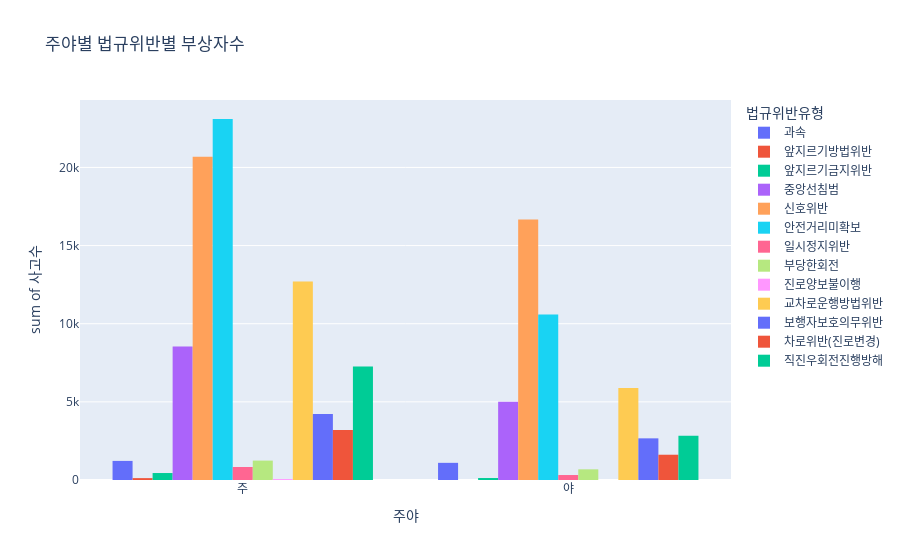

This figure's notebook cell:
### Code cell
px.histogram(df2_in, x='주야', y='사고수', color='법규위반유형', barmode="group",
            title='주야별 법규위반별 부상자수')

### Figure 1 — Plotly figure (JSON) as saved in the notebook; plotly's stock layout.template omitted (floating-point values rounded to 4 significant figures)
{"data": [{"alignmentgroup": "True", "bingroup": "x", "histfunc": "sum", "hovertemplate": "법규위반유형=과속<br>주야=%{x}<br>sum of 사고수=%{y}<extra></extra>", "legendgroup": "과속", "marker": {"color": "#636efa", "pattern": {"shape": ""}}, "name": "과속", "offsetgroup": "과속", "orientation": "v", "showlegend": true, "type": "histogram", "x": ["주", "주", "주", "주", "주", "주", "주", "주", "주", "주", "주", "주", "야", "야", "야", "야", "야", "야", "야", "야", "야", "야", "야", "야"], "xaxis": "x", "y": [88, 110, 103, 111, 109, 69, 152, 114, 120, 76, 87, 83, 65, 78, 71, 149, 106, 99, 118, 106, 73, 87, 93, 53], "yaxis": "y"}, {"alignmentgroup": "True", "bingroup": "x", "histfunc": "sum", "hovertemplate": "법규위반유형=앞지르기방법위반<br>주야=%{x}<br>sum of 사고수=%{y}<extra></extra>", "legendgroup": "앞지르기방법위반", "marker": {"color": "#EF553B", "pattern": {"shape": ""}}, "name": "앞지르기방법위반", "offsetgroup": "앞지르기방법위반", "orientation": "v", "showlegend": true, "type": "histogram", "x": ["주", "주", "주", "주", "주", "주", "주", "주", "주", "주", "주", "주"], "xaxis": "x", "y": [7, 16, 8, 13, 8, 16, 12, 8, 9, 8, 3, 12], "yaxis": "y"}, {"alignmentgroup": "True", "bingroup": "x", "histfunc": "sum", "hovertemplate": "법규위반유형=앞지르기금지위반<br>주야=%{x}<br>sum of 사고수=%{y}<extra></extra>", "legendgroup": "앞지르기금지위반", "marker": {"color": "#00cc96", "pattern": {"shape": ""}}, "name": "앞지르기금지위반", "offsetgroup": "앞지르기금지위반", "orientation": "v", "showlegend": true, "type": "histogram", "x": ["주", "주", "주", "주", "주", "주", "주", "주", "주", "주", "주", "주", "야", "야", "야", "야", "야", "야", "야", "야", "야", "야", "야", "야"], "xaxis": "x", "y": [31, 30, 35, 45, 59, 35, 50, 47, 27, 28, 24, 35, 3, 4, 12, 12, 11, 15, 15, 7, 8, 13, 16, 10], "yaxis": "y"}, {"alignmentgroup": "True", "bingroup": "x", "histfunc": "sum", "hovertemplate": "법규위반유형=중앙선침범<br>주야=%{x}<br>sum of 사고수=%{y}<extra></extra>", "legendgroup": "중앙선침범", "marker": {"color": "#ab63fa", "pattern": {"shape": ""}}, "name": "중앙선침범", "offsetgroup": "중앙선침범", "orientation": "v", "showlegend": true, "type": "histogram", "x": ["주", "주", "주", "주", "주", "주", "주", "주", "주", "주", "주", "주", "야", "야", "야", "야", "야", "야", "야", "야", "야", "야", "야", "야"], "xaxis": "x", "y": [601, 591, 647, 634, 714, 811, 892, 769, 781, 721, 775, 609, 395, 340, 377, 372, 438, 426, 474, 381, 377, 541, 473, 416], "yaxis": "y"}, {"alignmentgroup": "True", "bingroup": "x", "histfunc": "sum", "hovertemplate": "법규위반유형=신호위반<br>주야=%{x}<br>sum of 사고수=%{y}<extra></extra>", "legendgroup": "신호위반", "marker": {"color": "#FFA15A", "pattern": {"shape": ""}}, "name": "신호위반", "offsetgroup": "신호위반", "orientation": "v", "showlegend": true, "type": "histogram", "x": ["주", "주", "주", "주", "주", "주", "주", "주", "주", "주", "주", "주", "야", "야", "야", "야", "야", "야", "야", "야", "야", "야", "야", "야"], "xaxis": "x", "y": [1423, 1521, 1670, 1757, 1743, 1843, 1896, 1739, 1696, 1834, 1831, 1731, 1273, 1297, 1385, 1453, 1469, 1361, 1372, 1367, 1412, 1536, 1384, 1360], "yaxis": "y"}, {"alignmentgroup": "True", "bingroup": "x", "histfunc": "sum", "hovertemplate": "법규위반유형=안전거리미확보<br>주야=%{x}<br>sum of 사고수=%{y}<extra></extra>", "legendgroup": "안전거리미확보", "marker": {"color": "#19d3f3", "pattern": {"shape": ""}}, "name": "안전거리미확보", "offsetgroup": "안전거리미확보", "orientation": "v", "showlegend": true, "type": "histogram", "x": ["주", "주", "주", "주", "주", "주", "주", "주", "주", "주", "주", "주", "야", "야", "야", "야", "야", "야", "야", "야", "야", "야", "야", "야"], "xaxis": "x", "y": [1651, 1721, 1883, 2062, 2128, 1939, 1938, 1933, 1902, 2073, 1991, 1879, 913, 836, 882, 806, 817, 875, 852, 823, 821, 1061, 956, 945], "yaxis": "y"}, {"alignmentgroup": "True", "bingroup": "x", "histfunc": "sum", "hovertemplate": "법규위반유형=일시정지위반<br>주야=%{x}<br>sum of 사고수=%{y}<extra></extra>", "legendgroup": "일시정지위반", "marker": {"color": "#FF6692", "pattern": {"shape": ""}}, "name": "일시정지위반", "offsetgroup": "일시정지위반", "orientation": "v", "showlegend": true, "type": "histogram", "x": ["주", "주", "주", "주", "주", "주", "주", "주", "주", "주", "주", "주", "야", "야", "야", "야", "야", "야", "야", "야", "야", "야", "야", "야"], "xaxis": "x", "y": [54, 60, 75, 72, 57, 62, 70, 71, 98, 65, 88, 59, 25, 25, 44, 18, 21, 21, 25, 35, 26, 29, 22, 27], "yaxis": "y"}, {"alignmentgroup": "True", "bingroup": "x", "histfunc": "sum", "hovertemplate": "법규위반유형=부당한회전<br>주야=%{x}<br>sum of 사고수=%{y}<extra></extra>", "legendgroup": "부당한회전", "marker": {"color": "#B6E880", "pattern": {"shape": ""}}, "name": "부당한회전", "offsetgroup": "부당한회전", "orientation": "v", "showlegend": true, "type": "histogram", "x": ["주", "주", "주", "주", "주", "주", "주", "주", "주", "주", "주", "주", "야", "야", "야", "야", "야", "야", "야", "야", "야", "야", "야", "야"], "xaxis": "x", "y": [72, 82, 85, 108, 110, 117, 139, 107, 115, 105, 107, 95, 53, 55, 49, 46, 66, 63, 70, 69, 51, 46, 43, 72], "yaxis": "y"}, {"alignmentgroup": "True", "bingroup": "x", "histfunc": "sum", "hovertemplate": "법규위반유형=진로양보불이행<br>주야=%{x}<br>sum of 사고수=%{y}<extra></extra>", "legendgroup": "진로양보불이행", "marker": {"color": "#FF97FF", "pattern": {"shape": ""}}, "name": "진로양보불이행", "offsetgroup": "진로양보불이행", "orientation": "v", "showlegend": true, "type": "histogram", "x": ["주", "주", "주", "주", "주", "주", "주", "주", "주", "주", "주", "주"], "xaxis": "x", "y": [2, 4, 6, 9, 4, 6, 10, 3, 5, 3, 6, 1], "yaxis": "y"}, {"alignmentgroup": "True", "bingroup": "x", "histfunc": "sum", "hovertemplate": "법규위반유형=교차로운행방법위반<br>주야=%{x}<br>sum of 사고수=%{y}<extra></extra>", "legendgroup": "교차로운행방법위반", "marker": {"color": "#FECB52", "pattern": {"shape": ""}}, "name": "교차로운행방법위반", "offsetgroup": "교차로운행방법위반", "orientation": "v", "showlegend": true, "type": "histogram", "x": ["주", "주", "주", "주", "주", "주", "주", "주", "주", "주", "주", "주", "야", "야", "야", "야", "야", "야", "야", "야", "야", "야", "야", "야"], "xaxis": "x", "y": [922, 913, 1077, 1130, 1171, 1179, 1063, 1098, 1045, 979, 1110, 1015, 447, 434, 543, 550, 450, 497, 538, 471, 390, 506, 577, 479], "yaxis": "y"}, {"alignmentgroup": "True", "bingroup": "x", "histfunc": "sum", "hovertemplate": "법규위반유형=보행자보호의무위반<br>주야=%{x}<br>sum of 사고수=%{y}<extra></extra>", "legendgroup": "보행자보호의무위반", "marker": {"color": "#636efa", "pattern": {"shape": ""}}, "name": "보행자보호의무위반", "offsetgroup": "보행자보호의무위반", "orientation": "v", "showlegend": true, "type": "histogram", "x": ["주", "주", "주", "주", "주", "주", "주", "주", "주", "주", "주", "주", "야", "야", "야", "야", "야", "야", "야", "야", "야", "야", "야", "야"], "xaxis": "x", "y": [311, 291, 313, 409, 336, 347, 329, 327, 345, 381, 424, 407, 230, 201, 220, 219, 228, 218, 183, 172, 248, 233, 264, 249], "yaxis": "y"}, {"alignmentgroup": "True", "bingroup": "x", "histfunc": "sum", "hovertemplate": "법규위반유형=차로위반(진로변경)<br>주야=%{x}<br>sum of 사고수=%{y}<extra></extra>", "legendgroup": "차로위반(진로변경)", "marker": {"color": "#EF553B", "pattern": {"shape": ""}}, "name": "차로위반(진로변경)", "offsetgroup": "차로위반(진로변경)", "orientation": "v", "showlegend": true, "type": "histogram", "x": ["주", "주", "주", "주", "주", "주", "주", "주", "주", "주", "주", "주", "야", "야", "야", "야", "야", "야", "야", "야", "야", "야", "야", "야"], "xaxis": "x", "y": [264, 225, 315, 270, 266, 294, 272, 247, 301, 269, 241, 238, 132, 138, 149, 132, 129, 127, 178, 99, 128, 149, 139, 117], "yaxis": "y"}, {"alignmentgroup": "True", "bingroup": "x", "histfunc": "sum", "hovertemplate": "법규위반유형=직진우회전진행방해<br>주야=%{x}<br>sum of 사고수=%{y}<extra></extra>", "legendgroup": "직진우회전진행방해", "marker": {"color": "#00cc96", "pattern": {"shape": ""}}, "name": "직진우회전진행방해", "offsetgroup": "직진우회전진행방해", "orientation": "v", "showlegend": true, "type": "histogram", "x": ["주", "주", "주", "주", "주", "주", "주", "주", "주", "주", "주", "주", "야", "야", "야", "야", "야", "야", "야", "야", "야", "야", "야", "야"], "xaxis": "x", "y": [496, 505, 589, 635, 651, 646, 731, 603, 644, 675, 559, 535, 186, 231, 206, 292, 235, 240, 293, 220, 199, 225, 268, 234], "yaxis": "y"}], "layout": {"barmode": "group", "legend": {"title": {"text": "법규위반유형"}, "tracegroupgap": 0}, "title": {"text": "주야별 법규위반별 부상자수"}, "xaxis": {"anchor": "y", "domain": [0, 1], "title": {"text": "주야"}}, "yaxis": {"anchor": "x", "domain": [0, 1], "title": {"text": "sum of 사고수"}}}}
